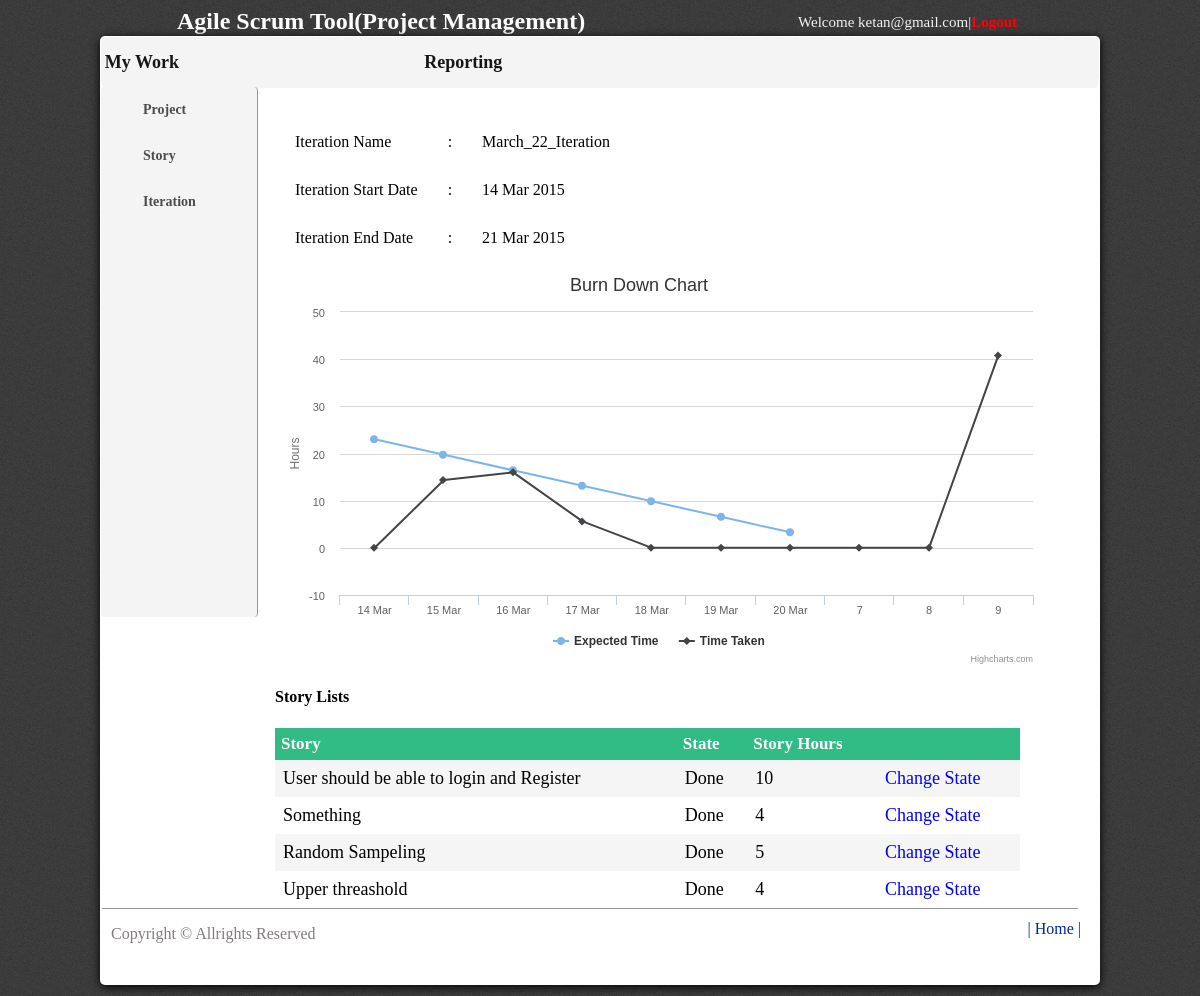
Screenshot of /iteration_stories_display.php?iteration_id=5 (signed in) with the database file from the repository.
### tables this page shows
CREATE TABLE IF NOT EXISTS `iteration` (
  `iteration_id` int(11) NOT NULL AUTO_INCREMENT,
  `user_id` int(11) DEFAULT NULL,
  `project_id` int(11) DEFAULT NULL,
  `iteration_name` text,
  `start_date` date DEFAULT NULL,
  `end_date` date DEFAULT NULL,
  PRIMARY KEY (`iteration_id`)
);

CREATE TABLE IF NOT EXISTS `story_iteration_assign` (
  `story_iteration_assign` int(11) NOT NULL AUTO_INCREMENT,
  `iteration_id` int(11) NOT NULL,
  `story_id` int(11) NOT NULL,
  `project_id` int(11) NOT NULL,
  PRIMARY KEY (`story_iteration_assign`)
);

CREATE TABLE IF NOT EXISTS `story` (
  `story_id` int(11) NOT NULL AUTO_INCREMENT,
  `user_id` int(11) DEFAULT NULL,
  `project_id` int(11) DEFAULT NULL,
  `project` text,
  `name` text,
  `state` text,
  `hours` text,
  `story_point` int(11) DEFAULT NULL,
  `end_date_time` datetime NOT NULL,
  `start_date_time` datetime NOT NULL,
  PRIMARY KEY (`story_id`)
);

### iteration_stories_display.php (the view, shortened to what this page needs)
<?php
	$iteration_id = $_REQUEST['iteration_id'];
	$sql_iteration_info = "select * from iteration where iteration_id = $iteration_id";
	$res_iteration_info = mysql_query($sql_iteration_info);
	$out_iteration_info = mysql_fetch_row($res_iteration_info);
?>
<html>
	<head>
		<link rel="stylesheet" type="text/css" href="style/styledrop.css">
	</head>
	<form method="post" action="index_check.php">
		<body>
			<div class="title">
				<font color="#ffffff" size="5px"> <b> Agile Scrum Tool(Project Management) </b> </font>
			</div>
			<div class = "right"> Welcome <?php echo $_SESSION['name']?>|<a href = "logout.php">Logout</a></div>
			<div class="bgbackground">
				<div class="wrapper border_class">
				<div class="menu">
					<ul class="type" >
						<li ><a href="#"><b>  My Work </b></a></li>
						<li><a href="report.php"><b>Reporting</b></a></li>
					</ul>
				</div>
			</div>
			<?php include "includes/menu_left.php";  ?>
			<div class="listproject">
				<table cellspacing="10" cellpadding="10">
					<tr>
						<td> Iteration Name </td>
						<td> : </td>
						<td> <?php echo $out_iteration_info[3]; ?> </td>
					</tr>
					<tr>
						<td> Iteration Start Date </td>
						<td> : </td>
						<td> <?php
								$date = date_create($out_iteration_info[4]);
								echo date_format($date,"d M Y");
							?>
						</td>
					</tr>
					<tr>
						<td> Iteration End Date </td>
						<td> : </td>
						<td>
							<?php
								$date = date_create($out_iteration_info[5]);
								echo date_format($date,"d M Y");
							?>
						</td>
					</tr>
				</table>
				<div id="container" style="min-width: 310px; height: 400px; margin: 0 auto"></div>
				<h4> Story Lists </h4>
				<table border="0" cellpadding="5" cellspacing="8" class="pro_list_table">
					<tr>
						<th>Story</th>
						<th>State</th>
						<th>Story Hours</th>
						<th></th>
					</tr>
					<?php
						$sql = "select * from story s, story_iteration_assign sia
									where s.story_id = sia.story_id and sia.iteration_id = $iteration_id";
						$res = mysql_query($sql) or die("can not execute query");
						while($out = mysql_fetch_row($res))
						{
							$story_id = $out[0];
							$story = $out[4];
							$state = $out[5];
							$story_point = $out[6];
							$edit_link = "editstory_fromiteration.php?edit_id=$story_id&iteration_id=$iteration_id";
					?>
					<tr>
						<td> <?php echo $story; ?> </td>
						<td> <?php echo $state; ?> </td>
						<td> <?php echo $story_point; ?> </td>
						<td><a href="<?php echo $edit_link ?>"><font color="blue">Change State </font></a></td>
					</tr>
					<?php }?>
				</table>
			</div>
	<div class="footer">
					<p>Copyright &copy; Allrights Reserved</p> <a href="home.php">| Home |</a>
				</div>
</div>
		</body>
	</form>
</html>

### style/styledrop.css (style rules this page uses)
body { background-image: url("../img/bg-header.png"); background-repeat: repeat; }
.title { margin: 0px 0px 10px 169px; }
.bgbackground { background-image: url("../img/article_bg.png"); background-repeat: repeat; margin: 200px 0px 0px 0px; min-height: 80%; width: 960px; background: #FFF; box-shadow: 0px 2px 10px #000000; border-radius: 5px; padding: 20px; margin: auto; position: relative; clear: both; }
.footer { height: 60px; border-top-width: 60px; border-top-style: solid; margin: 100px 1px 0px 6px; text-align: left; padding-left: 9px; clear: both; }
.right { margin: -31px 175px 5px -36px; color: #F2F2F2; font-size: 15; text-align: right; }
.right a { text-decoration: none; color: #ff000a; font-weight: bold; }
.menu { background-color: #F4F4F4; margin: -44px -19px 24px -19px; border-radius: 6px; }
.menu ul { text-align: center; font-size: 25px; }
.menu ul li { list-style-type: none; text-indent: 21px; display:inline; }
.menu ul li a { margin: 0px 421px 0px -233px; padding:15px; display:inline-block; color: #171517; text-decoration: none; font-size: 18px; }
.footer { color: #827c7c; border-top-width: 1px; border-top-style: solid; border-top-color: #939798; margin: 0px 2px -4px -18px; }
.footer a { float:right; text-decoration: none; color: #03289f; margin: -39px -3px 0px 0px; }
.listproject { float: left; margin-left: 20px; width: 80%; }
.pro_list_table { width:97%; border-collapse:collapse; }
.pro_list_table th { font-size: 17px; padding:6px; margin:0px; color:#ffffff; background:#31bc86; text-align: left; }
.pro_list_table td { padding :8px; text-align:left; font-size: 18px; }
.pro_list_table a { color:#000000; text-decoration:none; }
.pro_list_table tr:nth-child(even) { background:#f5f5f5; }
.pro_list_table tr:nth-child(odd) { background:#ffffff; }

### rows the page displays
iteration: iteration_name "March_22_Iteration", start_date "14 Mar 2015", end_date "21 Mar 2015"
story_iteration_assign: story.name "User should be able to login and Register", story.state "Done", story.hours "10"
story_iteration_assign: story.name "Something", story.state "Done", story.hours "4"
story_iteration_assign: story.name "Random Sampeling", story.state "Done", story.hours "5"
story_iteration_assign: story.name "Upper threashold", story.state "Done", story.hours "4"

### other values shown
$_SESSION['name'] "ketan@gmail.com"
